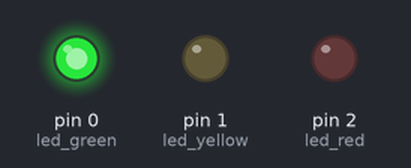
Recording of a sketch running on a simulated Arduino Uno, built with avr-gcc and run on an emulated ATmega328P. Shown: output pins drawn as LEDs (lit = HIGH).

Above: at 0.2 s.
At 0.7 s:
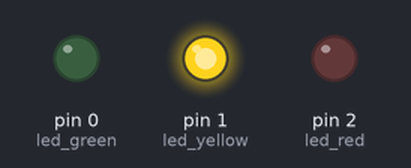
At 2.7 s:
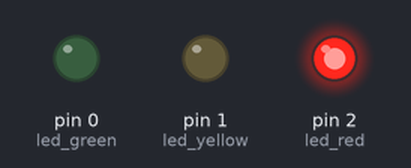
Timing chart, 0 to 3.5 s (numbered marks = the images above):
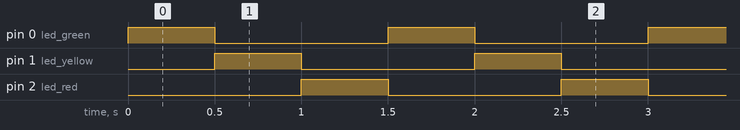

The sketch:

cheraq.ino
```cpp
int led_green =  0;
int led_yellow=1;
int led_red =2;

void setup(){
  pinMode(led_green, OUTPUT);
  pinMode(led_yellow, OUTPUT);
  pinMode(led_red, OUTPUT);


}

void loop(){
  digitalWrite(led_green, HIGH);
  delay(500);
  digitalWrite(led_green, LOW);

  digitalWrite(led_yellow, HIGH);
  delay(500);
  digitalWrite(led_yellow, LOW);

  digitalWrite(led_red, HIGH);
  delay(500);
  digitalWrite(led_red, LOW);
}
```

Measured:
- by itself, pin 0 (led_green), pin 1 (led_yellow), pin 2 (led_red): alternates HIGH for 0.50 s and LOW for 1.0 s
- by itself, everything shown: repeats every 1.5 s, in 4 steps
